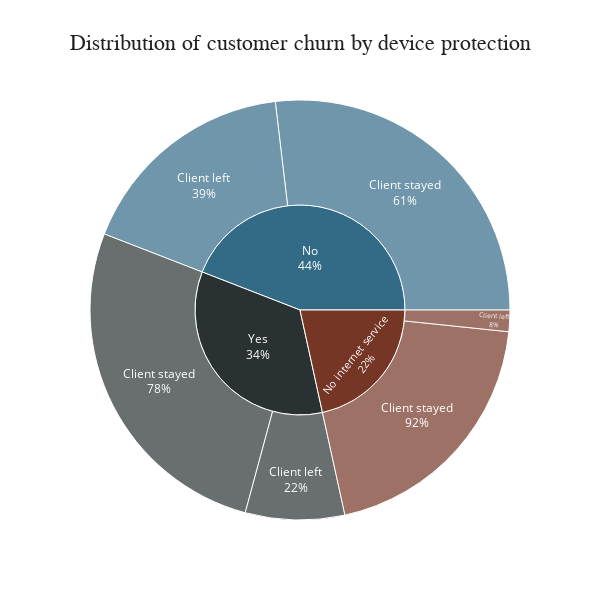

Notebook cell for this chart:
### Code cell
fig = px.sunburst(d_prot, path = ['DeviceProtection', 'Churn'], values = 'count', color = 'DeviceProtection', title = 'Distribution of customer churn by device protection',
                 color_discrete_map = {'No': '#336B87', 'Yes': '#2A3132', 'No internet service': '#763626'},
                 width = 600, height = 600)

fig.update_layout(plot_bgcolor = 'white', title_font_family = 'Calibri Black', title_font_color = '#221f1f', title_font_size = 22, title_x = 0.5)

fig.update_traces(textinfo = 'label + percent parent')
                  
fig.show()
#######################################
fig = px.sunburst(t_supp, path = ['TechSupport', 'Churn'], values = 'count', color = 'TechSupport', title = 'Distribution of customer churn by tech support',
                 color_discrete_map = {'No': '#336B87', 'Yes': '#2A3132', 'No internet service': '#763626'},
                 width = 600, height = 600)

fig.update_layout(plot_bgcolor = 'white', title_font_family = 'Calibri Black', title_font_color = '#221f1f', title_font_size = 22, title_x = 0.5)

fig.update_traces(textinfo = 'label + percent parent')
                  
fig.show()

### Figure 1 — Plotly figure (JSON) as saved in the notebook; plotly's stock layout.template omitted (floating-point values rounded to 4 significant figures)
{"data": [{"branchvalues": "total", "customdata": [["No"], ["No internet service"], ["Yes"], ["No"], ["No internet service"], ["Yes"], ["No"], ["No internet service"], ["Yes"]], "domain": {"x": [0, 1], "y": [0, 1]}, "hovertemplate": "labels=%{label}<br>count=%{value}<br>parent=%{parent}<br>id=%{id}<br>DeviceProtection=%{customdata[0]}<extra></extra>", "ids": ["No/Client left", "No internet service/Client left", "Yes/Client left", "No/Client stayed", "No internet service/Client stayed", "Yes/Client stayed", "No", "No internet service", "Yes"], "labels": ["Client left", "Client left", "Client left", "Client stayed", "Client stayed", "Client stayed", "No", "No internet service", "Yes"], "marker": {"colors": ["#336B87", "#763626", "#2A3132", "#336B87", "#763626", "#2A3132", "#336B87", "#763626", "#2A3132"]}, "name": "", "parents": ["No", "No internet service", "Yes", "No", "No internet service", "Yes", "", "", ""], "textinfo": "label+percent parent", "type": "sunburst", "values": [1031, 99, 457, 1609, 1192, 1598, 2640, 1291, 2055]}], "layout": {"height": 600, "legend": {"tracegroupgap": 0}, "plot_bgcolor": "white", "title": {"font": {"color": "#221f1f", "family": "Calibri Black", "size": 22}, "text": "Distribution of customer churn by device protection", "x": 0.5}, "width": 600}}
